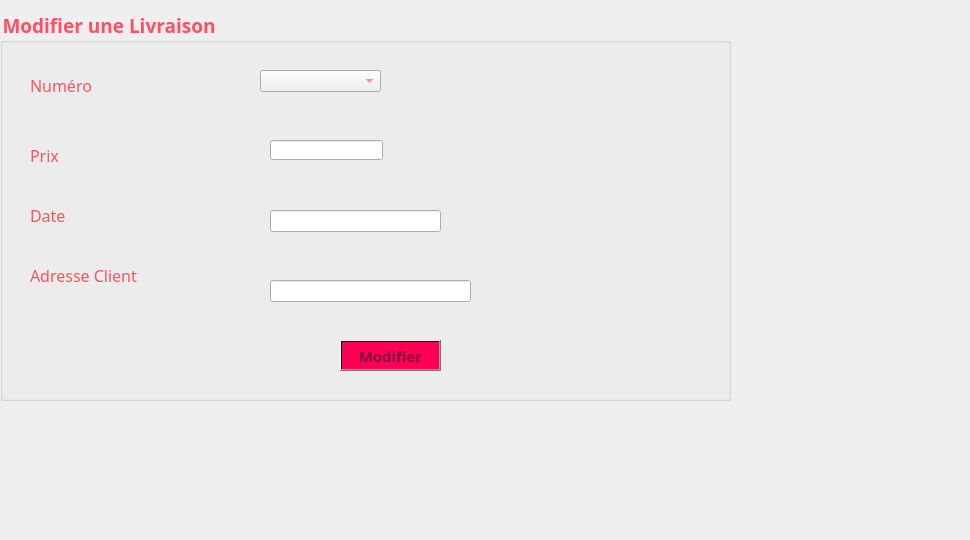
      <widget class="QWidget" name="tab_6">
       <attribute name="title">
        <string>Modifier</string>
       </attribute>
       <widget class="QGroupBox" name="groupBox_2">
        <property name="geometry">
         <rect>
          <x>0</x>
          <y>10</y>
          <width>731</width>
          <height>391</height>
         </rect>
        </property>
        <property name="font">
         <font>
          <family>Lucida Calligraphy</family>
          <pointsize>14</pointsize>
          <weight>75</weight>
          <bold>true</bold>
         </font>
        </property>
        <property name="styleSheet">
         <string notr="true">color: rgb(255, 80, 97);
</string>
        </property>
        <property name="title">
         <string>Modifier une Livraison</string>
        </property>
        <widget class="QLabel" name="label_22">
         <property name="geometry">
          <rect>
           <x>30</x>
           <y>130</y>
           <width>61</width>
           <height>31</height>
          </rect>
         </property>
         <property name="font">
          <font>
           <family>Lucida Calligraphy</family>
           <pointsize>12</pointsize>
          </font>
         </property>
         <property name="text">
          <string>Prix</string>
         </property>
        </widget>
        <widget class="QLineEdit" name="lineEdit_7">
         <property name="geometry">
          <rect>
           <x>270</x>
           <y>130</y>
           <width>113</width>
           <height>20</height>
          </rect>
         </property>
        </widget>
        <widget class="QLabel" name="label_24">
         <property name="geometry">
          <rect>
           <x>30</x>
           <y>60</y>
           <width>91</width>
           <height>31</height>
          </rect>
         </property>
         <property name="minimumSize">
          <size>
           <width>91</width>
           <height>0</height>
          </size>
         </property>
         <property name="font">
          <font>
           <family>Lucida Calligraphy</family>
           <pointsize>12</pointsize>
          </font>
         </property>
         <property name="text">
          <string>Numéro </string>
         </property>
        </widget>
        <widget class="QLabel" name="label_25">
         <property name="geometry">
          <rect>
           <x>30</x>
           <y>190</y>
           <width>61</width>
           <height>31</height>
          </rect>
         </property>
         <property name="font">
          <font>
           <family>Lucida Calligraphy</family>
           <pointsize>12</pointsize>
          </font>
         </property>
         <property name="text">
          <string>Date</string>
         </property>
        </widget>
        <widget class="QLineEdit" name="lineEdit_18">
         <property name="geometry">
          <rect>
           <x>270</x>
           <y>200</y>
           <width>171</width>
           <height>22</height>
          </rect>
         </property>
        </widget>
        <widget class="QLineEdit" name="lineEdit_19">
         <property name="geometry">
          <rect>
           <x>270</x>
           <y>270</y>
           <width>201</width>
           <height>22</height>
          </rect>
         </property>
        </widget>
        <widget class="QLabel" name="label_26">
         <property name="geometry">
          <rect>
           <x>30</x>
           <y>250</y>
           <width>171</width>
           <height>31</height>
          </rect>
         </property>
         <property name="font">
          <font>
           <family>Lucida Calligraphy</family>
           <pointsize>12</pointsize>
          </font>
         </property>
         <property name="text">
          <string>Adresse Client</string>
         </property>
        </widget>
        <widget class="QPushButton" name="pushButton_2">
         <property name="geometry">
          <rect>
           <x>340</x>
           <y>330</y>
           <width>101</width>
           <height>31</height>
          </rect>
         </property>
         <property name="font">
          <font>
           <family>Lucida Calligraphy</family>
           <pointsize>11</pointsize>
           <weight>75</weight>
           <bold>true</bold>
          </font>
         </property>
         <property name="styleSheet">
          <string notr="true">background-color: qlineargradient(spread:pad, x1:1, y1:0, x2:1, y2:0, stop:0.919598 rgba(255, 0, 84, 255), stop:0.98 rgba(0, 0, 0, 255), stop:1 rgba(235, 148, 61, 255));
color: rgb(132, 1, 64);</string>
         </property>
         <property name="text">
          <string>Modifier</string>
         </property>
        </widget>
        <widget class="QComboBox" name="combolk">
         <property name="geometry">
          <rect>
           <x>260</x>
           <y>60</y>
           <width>121</width>
           <height>22</height>
          </rect>
         </property>
        </widget>
       </widget>
       <widget class="QLabel" name="label_6">
        <property name="geometry">
         <rect>
          <x>-20</x>
          <y>-30</y>
          <width>961</width>
          <height>531</height>
         </rect>
        </property>
        <property name="styleSheet">
         <string notr="true">background-image:url(:/Alinka-Shemeluyk_Sweets_YkxmSWdYdw.jpg)</string>
        </property>
        <property name="text">
         <string/>
        </property>
        <property name="pixmap">
         <pixmap>../../../../Downloads/155296947_507314950275690_225535330781415924_n.jpg</pixmap>
        </property>
       </widget>
       <widget class="QLabel" name="label_20">
        <property name="geometry">
         <rect>
          <x>-20</x>
          <y>0</y>
          <width>921</width>
          <height>521</height>
         </rect>
        </property>
        <property name="styleSheet">
         <string notr="true">background-image:url(:/1484065617_22184.jpg)</string>
        </property>
        <property name="text">
         <string/>
        </property>
       </widget>
       <zorder>label_20</zorder>
       <zorder>label_6</zorder>
       <zorder>groupBox_2</zorder>
      </widget>
